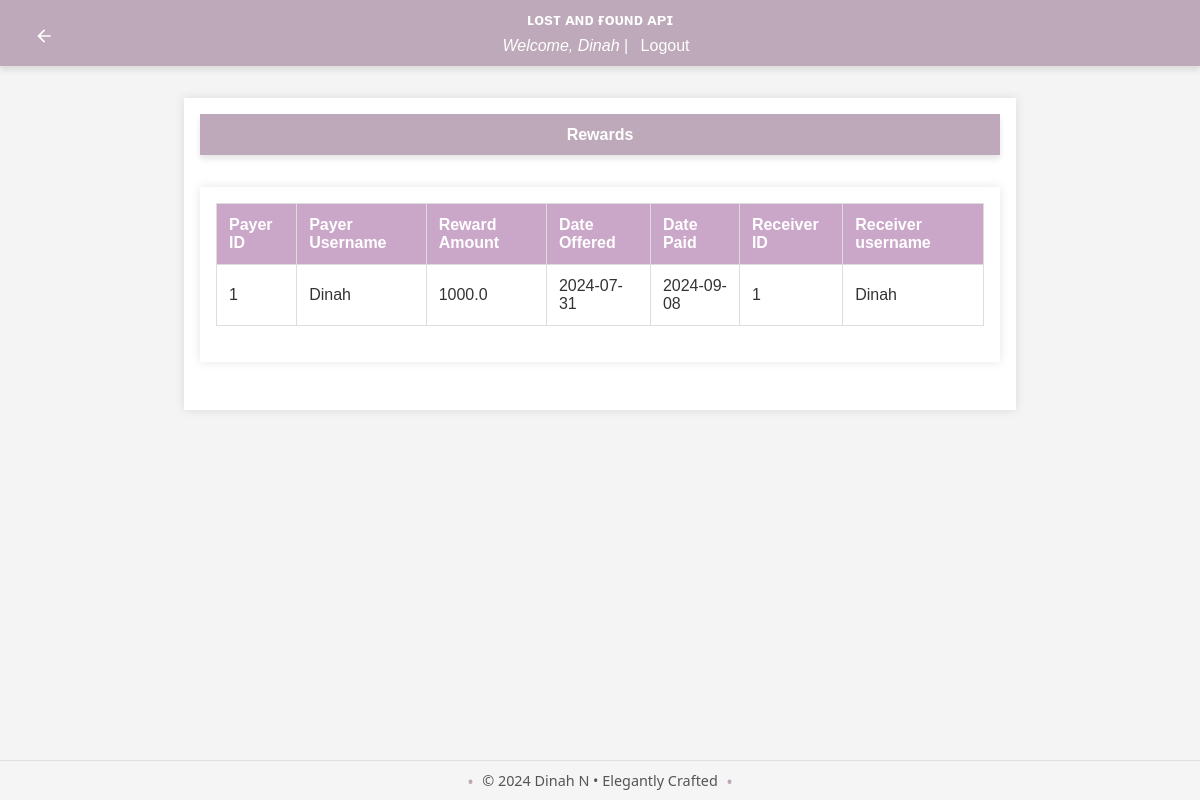
The page /admin/rewards (signed in) on the database as committed earlier.
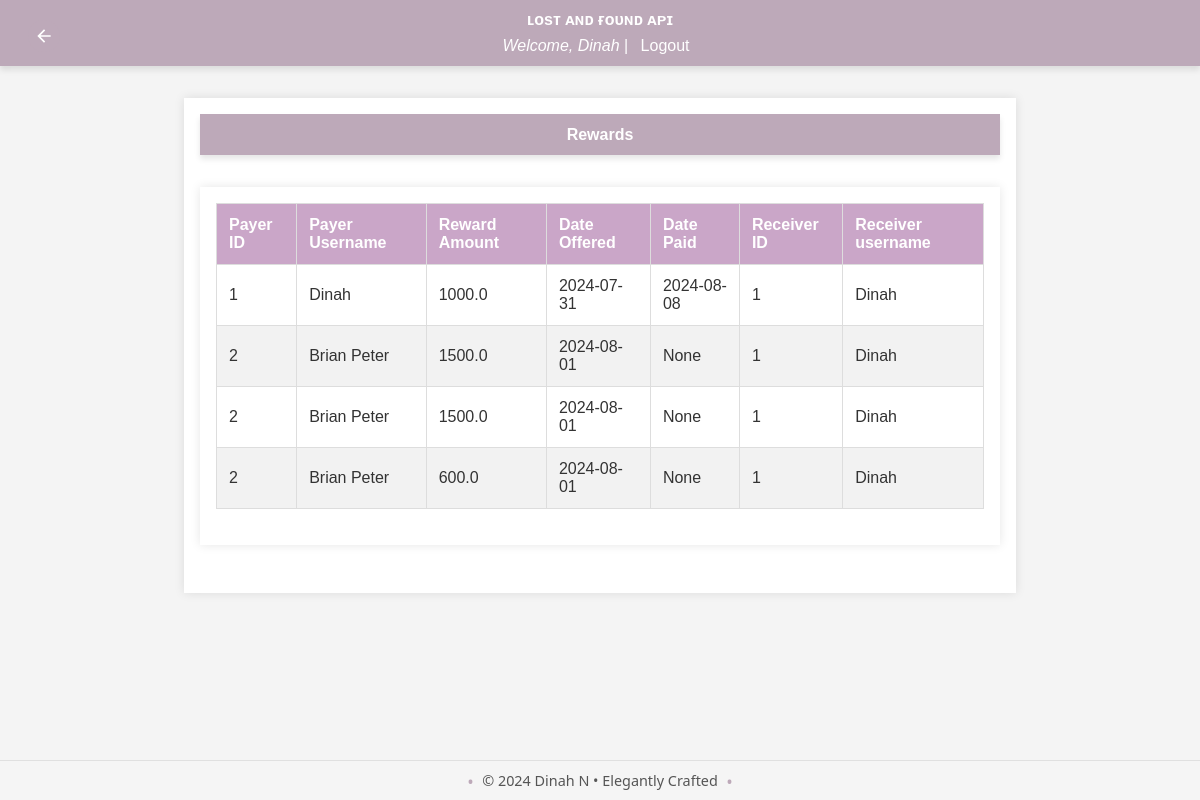
The same page on the database as committed later.
### app/models/user.py (models this page shows, shortened)
class User(db.Model, UserMixin):
    id = db.Column(db.Integer, primary_key=True)
    username = db.Column(db.String(150), unique=True, nullable=False)
    email = db.Column(db.String(150), unique=True, nullable=False)
    password_hash = db.Column(db.String(150), nullable=False)
    role = db.Column(db.String(50), nullable=False, default='user')
    lost_reports = db.relationship('LostReport', back_populates='user', lazy=True)
    found_reports = db.relationship('FoundReport', back_populates='user', lazy=True)
    claims = db.relationship('Claim', back_populates='claim_user', lazy=True)
    rewards_received = db.relationship('Reward', foreign_keys='Reward.receiver_id', back_populates='receiver', lazy=True)
    rewards_paid = db.relationship('Reward', foreign_keys='Reward.payer_id', back_populates='payer', lazy=True)
    reset_tokens = db.relationship('PasswordResetToken', back_populates='user', lazy=True)
    comments = db.relationship('Comment', back_populates='user')
    @property
    def password(self):
        raise AttributeError('password is not a readable attribute')

### app/models/reward.py (models this page shows)
class Reward(db.Model):
    id = db.Column(db.Integer, primary_key=True)
    amount = db.Column(db.Float, nullable=False)
    date_paid = db.Column(db.Date, nullable=True)
    date_offered = db.Column(db.Date, server_default=func.current_date(), nullable=True)
    receiver_id = db.Column(db.Integer, db.ForeignKey('user.id'), nullable=False)
    receiver_username = db.Column(db.String(80), nullable=False)
    payer_username = db.Column(db.String(80), nullable=False)
    payer_id = db.Column(db.Integer, db.ForeignKey('user.id'), nullable=False)
    found_report_id = db.Column(db.Integer, db.ForeignKey('found_report.id'), nullable=False)
    receiver = db.relationship('User', foreign_keys=[receiver_id], back_populates='rewards_received')
    payer = db.relationship('User', foreign_keys=[payer_id], back_populates='rewards_paid')
    found_report = db.relationship('FoundReport', back_populates='rewards')

### app/routes/admin.py (the view)
@bp.route('/rewards', methods=['GET'])
@login_required
@admin_required
def view_rewards():
    try:
        rewards = Reward.query.all()
        return render_template('view_rewards.html', rewards=rewards)
    except Exception as e:
        flash(f'Error: {str(e)}', 'error')
        return redirect(url_for('admin.dashboard'))

### app/__init__.py (called while the page is built)
def create_app():
    app = Flask(__name__)
    load_dotenv()
    app.config['SECRET_KEY'] = os.environ.get('FLASK_SECRET_KEY', secrets.token_hex(16))
    app.config.from_object('config.Config')
    app.config.from_pyfile('config.py', silent=True)
    register_extensions(app)
    register_blueprints(app)
    configure_cors(app)
    @app.before_request
    def method_override():
        if request.method == 'POST':
            method = request.form.get('_method')
            if method:
                method = method.upper()
                if method in ['PUT', 'DELETE']:
                    request.environ['REQUEST_METHOD'] = method
    return app

def register_extensions(app):
    db.init_app(app)
    migrate.init_app(app, db)
    bcrypt.init_app(app)
    login_manager.init_app(app)
    mail.init_app(app)
    @login_manager.user_loader
    def load_user(user_id):
        return user.User.query.get(int(user_id))

### app/templates/view_rewards.html (shortened to what this page needs)
{% extends "base.html" %}
{% block content %}
<header>
    <a href="{{ url_for('admin.dashboard') }}" class="back-button" title="Back to Dashboard">
        <svg xmlns="http://www.w3.org/2000/svg" viewBox="0 0 24 24" fill="currentColor" width="24" height="24">
            <path d="M20 11H7.83l5.59-5.59L12 4l-8 8 8 8 1.41-1.41L7.83 13H20v-2z"/>
        </svg>
    </a>
    <h1>Rewards</h1>
</header>
<main>
    <table>
        <thead>
            <tr>
                <th>Payer ID</th>
                <th>Payer Username</th>
                <th>Reward Amount</th>
                <th>Date Offered</th>
                <th>Date Paid</th>
                <th>Receiver ID</th>
                <th>Receiver username</th>
            </tr>
        </thead>
        <tbody>
            {% for reward in rewards %}
            <tr>
                <td>{{ reward.payer_id}}</td>
                <td>{{ reward.payer_username}}</td>
                <td>{{ reward.amount }}</td>
                <td>{{ reward.date_offered }}</td>
                <td>{{ reward.date_paid}}</td>
                <td>{{ reward.receiver_id}}</td>
                <td>{{ reward.receiver_username}}</td>
            </tr>
            {% endfor %}
        </tbody>
    </table>
</main>
{% endblock %}

### app/templates/base.html (shortened to what this page needs)
<!DOCTYPE html>
<html lang="en">
<head>
    <link rel="stylesheet" href="{{ url_for('static', filename='styles.css') }}">
</head>
<body>
    <header>
        <h1>ʟᴏsᴛ ᴀɴᴅ ғᴏᴜɴᴅ ᴀᴘɪ</h1>
        {% if current_user.is_authenticated %}
            <p><i>Welcome, {{ current_user.username }}</i> | <a href="{{ url_for('auth.logout') }}">Logout</a></p>
        {% else %}
            <p>
                <a href="{{ url_for('auth.login') }}">Login</a> |
                <a href="{{ url_for('auth.register') }}">Sign Up</a>
            </p>
        {% endif %}
    </header>
    <main>
        {% block content %}{% endblock %}
    </main>
    <footer>
        <p>&copy; 2024 Dinah N • Elegantly Crafted</p>
    </footer>
</body>
</html>

### app/static/styles.css (style rules this page uses)
body { font-family: 'Roboto', sans-serif; margin: 0; padding: 0; background-color: #f9f9f9; color: #333; }
.back-button { position: absolute; top: 20px; left: 20px; background-color: #bda9b9; color: white; width: 32px; height: 32px; border-radius: 50%; display: flex; justify-content: center; align-items: center; text-decoration: none; transition: background-color 0.3s ease; }
.back-button svg { width: 20px; height: 20px; }
header { background-color: #e7cbe1; color: #ecf0f1; padding: 20px 0; box-shadow: 0 4px 6px rgba(0, 0, 0, 0.1); }
header h1 { margin: 0; text-align: center; font-size: 1.0rem; }
main { padding: 40px; max-width: 1200px; margin: 0 auto; }
footer { background-color: #e7cbe1; color: #ecf0f1; text-align: center; padding: 20px 0; position: fixed; bottom: 0; width: 100%; }
table { width: 100%; border-collapse: collapse; margin-bottom: 20px; }
table th, table td { padding: 12px; border: 1px solid #ddd; text-align: left; }
table th { background-color: #caa6c8; color: #fff; }
table tr:nth-child(even) { background-color: #f2f2f2; }

### app/templates/base.html (style rules this page uses)
body { font-family: Arial, sans-serif; background-color: #f4f4f4; margin: 0; padding: 0; }
header { background-color: #bda9b9; color: white; padding: 0.7rem; text-align: center; }
header p { margin: 0.5rem 0 0; }
header a { color: white; text-decoration: none; margin: 0 0.5rem; }
main { max-width: 800px; margin: 2rem auto; padding: 1rem; background-color: white; box-shadow: 0 0 10px rgba(0, 0, 0, 0.1); }
footer { background-color: whitesmoke; text-align: center; padding: 10px 0; font-family: 'Segoe UI', Tahoma, Geneva, Verdana, sans-serif; font-size: 0.9em; color: #555; border-top: 1px solid #e0e0e0; }
footer p { margin: 0; display: inline-block; position: relative; }
footer p::before, footer p::after { content: "•"; color: #bda9b9; font-size: 1.2em; position: absolute; top: 50%; transform: translateY(-50%); }
footer p::before { left: -15px; }
footer p::after { right: -15px; }

Rows that differ between the two databases and show on the page:
changed Reward (number 1 of 4 on the later page): date_paid "2024-09-08" → "2024-08-08"
added Reward: payer_id "2", payer_username "Brian Peter", amount "1500.0", date_offered "2024-08-01", date_paid "None", receiver_id "1", receiver_username "Dinah"
added Reward: payer_id "2", payer_username "Brian Peter", amount "1500.0", date_offered "2024-08-01", date_paid "None", receiver_id "1", receiver_username "Dinah"
added Reward: payer_id "2", payer_username "Brian Peter", amount "600.0", date_offered "2024-08-01", date_paid "None", receiver_id "1", receiver_username "Dinah"
